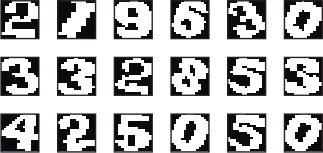
//> input picture lab_3/2_2.png, 323 x 153 px
$ ./main 2_2.png   (built with g++ and OpenCV 4)
//> lines starting //> are read from the running program, lines starting //| are printed output that depends on the picture; after the words box and inside, x2 and y2 are one past the last pixel; in counts of white or black regions, pixels touching at a corner belong together
### lab_3/Morfology.h
#pragma once

#include <opencv4/opencv2/imgcodecs.hpp>
#include <opencv4/opencv2/highgui.hpp>
#include <opencv4/opencv2/core.hpp>
#include <opencv4/opencv2/imgproc/imgproc.hpp>

void Morfology(const cv::Mat &);
void Skelet(const cv::Mat &img);

### lab_3/Morfology.cpp
#include "Morfology.h"


void Morfology(const cv::Mat &src) {
    /*
     * 1. Размыкание
        2. Замыкание
        3. Условную дилатацию
        4. Морфологический скелет по Lantuéjoul.
     * */

    cv::Mat src2(src.rows, src.cols, cv::DataType<uchar>::type);
    cvtColor(src, src2, cv::ColorConversionCodes::COLOR_BGR2GRAY);

    cv::Mat gauss(src.rows, src.cols, cv::DataType<uchar>::type);

    cv::GaussianBlur(src2,
                     gauss,
                     cv::Size(3, 3),
                     3
    );

    cv::Mat otsy;
    cv::threshold(gauss, otsy, 100.0, 255, cv::THRESH_BINARY);
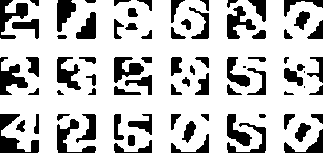
//> otsy: 153 rows x 323 cols, CV_8UC1; 76.3% white; 78 black regions (3 under 20 px), largest, box (x1, y1, x2, y2) and area: (0, 114, 39, 153) 608, (0, 57, 28, 95) 503, (0, 0, 28, 39) 482
    cv::imshow("otsy", otsy);


    cv::Mat erode, dilate;
    cv::Mat element = getStructuringElement(cv::MORPH_CROSS, cv::Size(4, 4));
    cv::Mat element2 = getStructuringElement(cv::MORPH_CROSS, cv::Size(3, 3));

    //-----------------------------------------------------------------------------------------------
    cv::Mat opening;
    cv::erode(otsy, erode, element, cv::Point(-1, -1), 1);
//> erode: 153 rows x 323 cols, CV_8UC1; 63.1% white; 62 black regions, largest, box (x1, y1, x2, y2) and area: (113, 56, 154, 97) 1176, (0, 0, 41, 41) 1071, (0, 113, 41, 153) 776
    cv::dilate(erode, opening, element2, cv::Point(-1, -1), 3);
//> opening: 153 rows x 323 cols, CV_8UC1; 87% white; 95 black regions (32 under 20 px), largest, box (x1, y1, x2, y2) and area: (0, 66, 27, 94) 357, (59, 0, 75, 31) 292, (0, 135, 26, 153) 255
    cv::imshow("opening", opening);
    //-----------------------------------------------------------------------------------------------
    cv::Mat closing;
    cv::dilate(otsy, dilate, element2, cv::Point(-1, -1), 7);
//> dilate: 153 rows x 323 cols, CV_8UC1; 99.5% white; 11 black regions (7 under 20 px), largest, box (x1, y1, x2, y2) and area: (0, 142, 14, 153) 102, (312, 143, 323, 153) 59, (0, 77, 9, 85) 31, (64, 3, 69, 12) 29
    cv::erode(dilate, closing, element, cv::Point(-1, -1), 3);
//> closing: 153 rows x 323 cols, CV_8UC1; 98.2% white; 11 black regions (1 under 20 px), largest, box (x1, y1, x2, y2) and area: (0, 139, 20, 153) 187, (61, 0, 75, 18) 152, (0, 74, 15, 91) 136
    cv::imshow("closing", closing);
    //-----------------------------------------------------------------------------------------------
    cv::Mat erode_element = cv::getStructuringElement(cv::MORPH_ELLIPSE, cv::Size(1, 2));
    cv::Mat dilate_element = cv::getStructuringElement(cv::MORPH_RECT, cv::Size(5, 4));

    cv::Mat eroded, dilated, before, same, difference;
    cv::erode(otsy, eroded, erode_element);
//> eroded: 153 rows x 323 cols, CV_8UC1; 73.7% white; 78 black regions (3 under 20 px), largest, box (x1, y1, x2, y2) and area: (0, 114, 39, 153) 631, (0, 57, 28, 96) 552, (0, 0, 28, 40) 533

    bool flag = true;

    while (flag) {
        before = otsy;
        cv::dilate(eroded, dilated, dilate_element);
        cv::bitwise_and(dilated, otsy, same);
        cv::subtract(same, before, difference);
        auto zeros = cv::countNonZero(difference);
        if (zeros == 0) flag = false;
        eroded = same;
    }
//> this loop made 1 pass
//> zeros on pass 1: 0
//> pass 1, in Morfology, `cv::dilate(eroded, dilated, dilate_element);`:
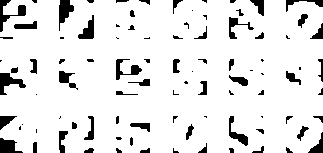
//> dilated: 153 rows x 323 cols, CV_8UC1; 90.1% white; 92 black regions (35 under 20 px), largest, box (x1, y1, x2, y2) and area: (0, 73, 26, 95) 264, (0, 0, 26, 32) 258, (59, 0, 74, 31) 249
    cv::imshow("Conditional build-up", eroded);
    //-----------------------------------------------------------------------------------------------

    cv::Mat img = cv::imread("2_2.png", 0);
//> img: 153 rows x 323 cols, CV_8UC1; min 0, max 255, mean 186.4
    cv::threshold(img, img, 100, 255, cv::THRESH_BINARY);
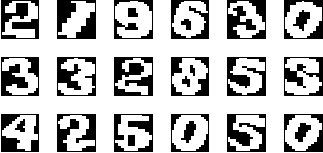
//> img: 153 rows x 323 cols, CV_8UC1; 73.9% white; 27 black regions, largest, box (x1, y1, x2, y2) and area: (114, 57, 153, 96) 924, (227, 0, 266, 39) 851, (57, 0, 96, 39) 844
    cv::Mat skel(img.size(), CV_8UC1, cv::Scalar(0));
    cv::Mat temp;
    cv::Mat _eroded;

    cv::Mat _element = cv::getStructuringElement(cv::MORPH_CROSS, cv::Size(3,3));

    bool done;
    do
    {
        cv::erode(img, _eroded, _element);
        cv::dilate(_eroded, temp, _element);
        cv::subtract(img, temp, temp);
        cv::bitwise_or(skel, temp, skel);
        _eroded.copyTo(img);

        done = (cv::countNonZero(img) == 0);
    } while (!done);
//> this loop made 18 passes
//> done on passes 1 to 12: false, false, false, false, false, false, false, false, false, false, false, false
//> pass 1, in Morfology, `cv::subtract(img, temp, temp);`:
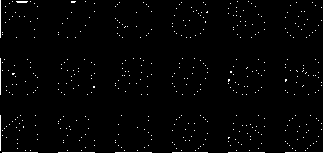
//> temp: 153 rows x 323 cols, CV_8UC1; 1.7% white in thin lines or dots
//> pass 2, in Morfology, `cv::erode(img, _eroded, _element);`:
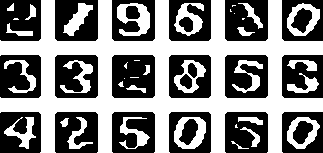
//> _eroded: 153 rows x 323 cols, CV_8UC1; 50.5% white; 25 black regions, largest, box (x1, y1, x2, y2) and area: (112, 55, 155, 98) 1676, (225, 0, 268, 41) 1494, (225, 112, 268, 153) 1474
//> after the loop:
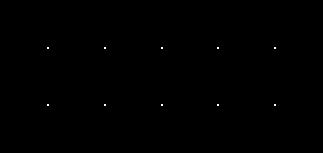
//> temp: 153 rows x 323 cols, CV_8UC1; 0.08% white in thin lines or dots, all inside (x1, y1, x2, y2) = (47, 47, 276, 106)
//> after the loop:
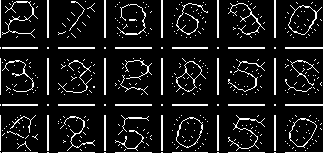
//> skel: 153 rows x 323 cols, CV_8UC1; 10.2% white in thin lines or dots

    cv::imshow("Skeleton", skel);
    cv::waitKey(0);
}

### lab_3/main.cpp
#include <iostream>
#include "Morfology.h"

int main(int argc, char **argv) {

    try {
        cv::CommandLineParser parser(argc, argv, "{@image|2_1.png|}");


        cv::imshow("origin", cv::imread(parser.get<std::string>("@image"),
                                        cv::IMREAD_COLOR));
        Morfology(cv::imread(parser.get<std::string>("@image"),
                             cv::IMREAD_COLOR));


        cv::waitKey();

    } catch (...) {
        return -1;
    }

    return 0;
}
